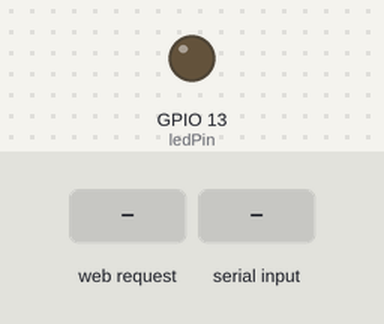
A program run on a simulated ESP32. Parts: output pins drawn as LEDs (lit = HIGH). The test bench sets the inputs (shaded band). WiFi joins after 1.5 s; servers stay silent unless stated; not simulated (calls return 0 or success): private_config.h; what the program prints to the serial monitor is not drawn.

Above: at 2.8 s.
2.9 s: HTTP request GET /led?state=on received
At 3.8 s:
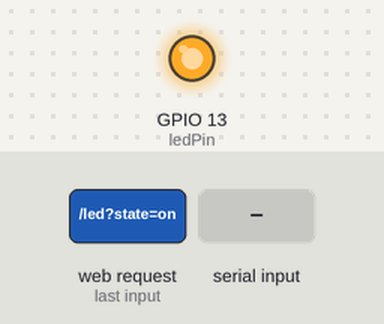
8.9 s: HTTP request GET /led?state=off received
At 10.1 s:
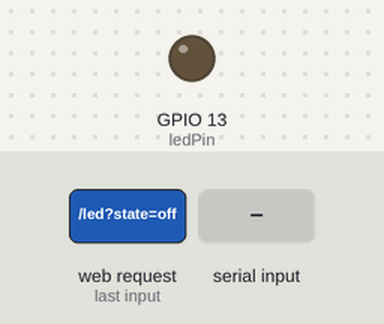
10.4 s: "LED_ON\n" received over Serial
At 11.6 s:
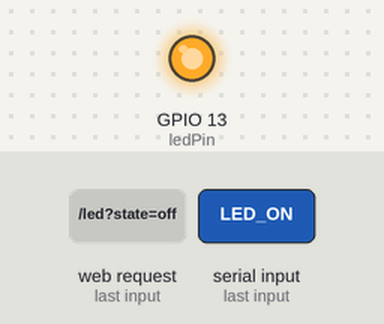
Timing chart, 0 to 12.9 s (numbered marks = the images above; inputs shaded):
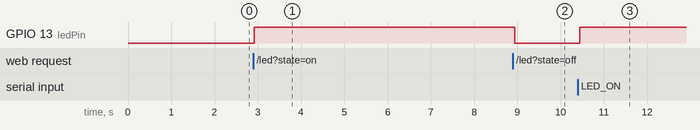

Measured:
- after the input at 2.9 s, GPIO 13 (ledPin): LOW → HIGH at once
- after the input at 8.9 s, GPIO 13 (ledPin): HIGH → LOW at once
- after the input at 10.4 s, GPIO 13 (ledPin): LOW → HIGH at once

The program:

main.cpp
```cpp
#include <Arduino.h>
#include <WiFi.h>
#include <WebServer.h>
#include <esp_system.h>
#include "private_config.h"  // Configuración del dispositivo

// Credenciales Wi-Fi desde private_config.h
const char *ssid = WIFI_SSID;
const char *password = WIFI_PASSWORD;

// Credenciales para la interfaz web desde private_config.h
const char* www_username = WWW_USERNAME;
const char* www_password = WWW_PASSWORD;

// Variables para tracking
unsigned long startTime = 0;
bool ledState = false;

const int ledPin = 13; // Pin digital para el LED

WebServer server(80);

// Reconexión Wi-Fi
bool serverStarted = false;
unsigned long lastReconnectAttempt = 0;
const unsigned long reconnectInterval = 5000; // intentos cada 5s

// Simple página web para controlar el LED desde el navegador
const char INDEX_HTML[] PROGMEM = R"rawliteral(
<!DOCTYPE html>
<html>
  <head>
    <meta name="viewport" content="width=device-width, initial-scale=1">
    <title>ESP32 LED Control</title>
    <style>
      body { font-family: Arial, sans-serif; margin: 20px; text-align: center; }
      button {
        padding: 10px 20px;
        margin: 10px;
        font-size: 16px;
        cursor: pointer;
        background-color: #4CAF50;
        color: white;
        border: none;
        border-radius: 4px;
      }
      button:hover { background-color: #45a049; }
      button.off { background-color: #f44336; }
      button.off:hover { background-color: #da190b; }
      #status { margin: 20px; padding: 10px; }
      .info {
        background: #f8f9fa;
        padding: 15px;
        margin: 20px auto;
        max-width: 400px;
        border-radius: 8px;
      }
    </style>
  </head>
  <body>
    <h1>ESP32 LED Control</h1>
    <div class="info">
      <p>Estado actual: <span id="currentState">Consultando...</span></p>
      <p>Tiempo activo: <span id="uptime">Consultando...</span></p>
    </div>
    <button onclick="controlLed('on')">Encender</button>
    <button onclick="controlLed('off')" class="off">Apagar</button>
    <div id="status"></div>
    <script>
      let authHeader = 'Basic ' + btoa('admin:esp32led');

      function controlLed(state) {
        const status = document.getElementById('status');
        status.textContent = 'Enviando comando...';

        fetch(`/led?state=${state}`, {
          headers: {
            'Authorization': authHeader
          }
        })
          .then(response => {
            if (!response.ok) throw new Error('Error de autenticación');
            return response.text();
          })
          .then(text => {
            status.textContent = text;
            updateStatus();
          })
          .catch(error => {
            status.textContent = `Error: ${error.message}`;
          });
      }

      function updateStatus() {
        fetch('/status', {
          headers: {
            'Authorization': authHeader
          }
        })
          .then(r => r.json())
          .then(data => {
            document.getElementById('currentState').textContent = data.led ? 'LED ENCENDIDO' : 'LED APAGADO';
            document.getElementById('uptime').textContent = data.uptime;
          })
          .catch(console.error);
      }

      // Actualizar estado cada 2 segundos
      updateStatus();
      setInterval(updateStatus, 2000);
    </script>
  </body>
</html>
)rawliteral";

// Función auxiliar para formatear el tiempo de actividad
String getUptimeString() {
  unsigned long currentTime = millis();
  unsigned long seconds = (currentTime - startTime) / 1000;
  unsigned long minutes = seconds / 60;
  unsigned long hours = minutes / 60;
  unsigned long days = hours / 24;

  char uptimeStr[64];
  snprintf(uptimeStr, sizeof(uptimeStr), "%lud %02lu:%02lu:%02lu",
           days, hours % 24, minutes % 60, seconds % 60);
  return String(uptimeStr);
}

bool checkAuth() {
  if (!server.authenticate(www_username, www_password)) {
    server.requestAuthentication();
    Serial.println("Intento de acceso no autorizado");
    return false;
  }
  return true;
}

void handleRoot() {
  if (!checkAuth()) return;

  server.sendHeader("Access-Control-Allow-Origin", "*");
  server.sendHeader("Access-Control-Allow-Methods", "GET");
  server.sendHeader("Access-Control-Allow-Headers", "*");
  server.send_P(200, "text/html", INDEX_HTML);

  Serial.println("Página principal accedida");
}

void handleStatus() {
  if (!checkAuth()) return;

  if (WiFi.status() != WL_CONNECTED) {
    server.send(503, "application/json", "{\"error\":\"No WiFi connection\"}");
    return;
  }

  String json = "{\"led\":" + String(ledState ? "true" : "false") +
                ",\"uptime\":\"" + getUptimeString() + "\"}";

  server.sendHeader("Access-Control-Allow-Origin", "*");
  server.sendHeader("Access-Control-Allow-Methods", "GET");
  server.sendHeader("Access-Control-Allow-Headers", "*");
  server.send(200, "application/json", json);
}

void handleLed() {
  if (!checkAuth()) return;

  // Ejecutar sólo si hay conexión Wi-Fi
  if (WiFi.status() != WL_CONNECTED) {
    server.sendHeader("Access-Control-Allow-Origin", "*");
    server.sendHeader("Access-Control-Allow-Methods", "GET");
    server.sendHeader("Access-Control-Allow-Headers", "*");
    server.send(503, "text/plain", "No WiFi connection");
    return;
  }

  server.sendHeader("Access-Control-Allow-Origin", "*");
  server.sendHeader("Access-Control-Allow-Methods", "GET");
  server.sendHeader("Access-Control-Allow-Headers", "*");

  String state = server.arg("state");
  state.toLowerCase();
  if (state == "on") {
    digitalWrite(ledPin, HIGH);
    ledState = true;
    server.send(200, "text/plain", "LED encendido");
    Serial.println("LED encendido via web");
  } else if (state == "off") {
    digitalWrite(ledPin, LOW);
    ledState = false;
    server.send(200, "text/plain", "LED apagado");
    Serial.println("LED apagado via web");
  } else {
    server.send(400, "text/plain", "Parámetro 'state' inválido (on/off)");
  }
}

void setup()
{
  Serial.begin(115200);
  // pequeña pausa para permitir que el monitor serie se conecte (no bloqueante en ESP32)
  delay(10);

  startTime = millis();
  pinMode(ledPin, OUTPUT); // Configurar el pin del LED como salida
  digitalWrite(ledPin, LOW); // Iniciar apagado
  ledState = false;

  // Conectar a la red Wi-Fi con timeout para no bloquear indefinidamente
  WiFi.begin(ssid, password);
  Serial.print("Conectando a WiFi");
  unsigned long start = millis();
  const unsigned long timeout = 10000; // 10 segundos
  while (WiFi.status() != WL_CONNECTED && (millis() - start) < timeout)
  {
    delay(200);
    Serial.print(".");
  }
  if (WiFi.status() == WL_CONNECTED)
  {
    Serial.println();
    Serial.print("Conectado a WiFi, IP: ");
    Serial.println(WiFi.localIP());
    // Iniciar servidor HTTP para recibir comandos desde la web
    server.on("/", handleRoot);
    server.on("/led", handleLed);
    server.on("/status", handleStatus);
    if (!serverStarted) {
      server.begin();
      serverStarted = true;
      Serial.println("HTTP server iniciado en puerto 80");
    }
  }
  else
  {
    Serial.println();
    Serial.println("WiFi no conectado (timeout)");
  }
}

void loop()
{
  // Manejo del servidor HTTP cuando estemos conectados
  if (WiFi.status() == WL_CONNECTED) {
    // Asegurar que el servidor esté iniciado una vez
    if (!serverStarted) {
      server.begin();
      serverStarted = true;
      Serial.println("HTTP server iniciado en puerto 80");
    }
    server.handleClient();
  } else {
    // Si perdemos la conexión, marcamos el servidor como no iniciado para reiniciarlo al reconectar
    if (serverStarted) {
      serverStarted = false;
      Serial.println("WiFi desconectado: el servidor HTTP quedará inactivo hasta reconexión");
    }
    // Intento de reconexión no bloqueante
    unsigned long now = millis();
    if (now - lastReconnectAttempt >= reconnectInterval) {
      lastReconnectAttempt = now;
      Serial.println("Intentando reconectar a WiFi...");
      WiFi.begin(ssid, password);
    }
  }

  // Procesar comandos desde Serial pero ejecutar acciones sólo si hay Wi-Fi
  if (Serial.available()) {
    String command = Serial.readStringUntil('\n'); // Leer el comando hasta nueva línea
    command.trim();
    if (WiFi.status() == WL_CONNECTED) {
      if (command.equalsIgnoreCase("LED_ON")) {
        digitalWrite(ledPin, HIGH);
        Serial.println("LED encendido");
      }
      else if (command.equalsIgnoreCase("LED_OFF")) {
        digitalWrite(ledPin, LOW);
        Serial.println("LED apagado");
      }
      else if (command.length() > 0) {
        Serial.print("Comando desconocido: ");
        Serial.println(command);
      }
    } else {
      Serial.println("No hay conexión WiFi: comando ignorado");
    }
  }

  // breve delay no bloqueante; para temporizaciones más complejas usar millis()
  delay(100);
}
```
